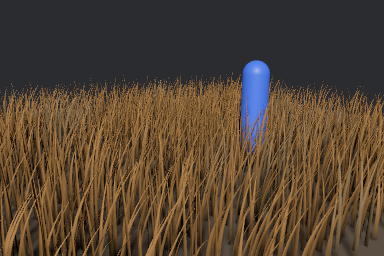
#> input picture plant/crates/procgena_plant_bevy/tests/golden/llvmpipe-mesa-25-2-8-0ubuntu0-24-04-4-llvm-20-1-2-llvmpipe-llvm-20-1-2-256-bits/autumn_tall.png, 384 x 256 px
$ python key_card.py ../../../plant/crates/procgena_plant_bevy/tests/golden/llvmpipe-mesa-25-2-8-0ubuntu0-24-04-4-llvm-20-1-2-llvmpipe-llvm-20-1-2-256-bits/autumn_tall.png ../../../plant/crates/procgena_plant_bevy/tests/golden/llvmpipe-mesa-25-2-8-0ubuntu0-24-04-4-llvm-20-1-2-llvmpipe-llvm-20-1-2-256-bits/autumn_wild.png
#> lines starting #> are read from the running program, lines starting #| are printed output that depends on the picture; after the words box and inside, x2 and y2 are one past the last pixel; in counts of white or black regions, pixels touching at a corner belong together
#!/usr/bin/env python3
"""Turn a photo of reddish stalks on a light background into a stalk card.

Writes <PREFIX>.png and <PREFIX>-normal.png, the "generated" source images
that stalks.txt and stalks.sh expect:

- <PREFIX>.png: a square sRGB image with straight (not premultiplied) alpha.
  The stalks are cut out, standing on the bottom edge and centred
  horizontally. Partly transparent edge pixels take the colour of the nearest
  solid pixel, so the cut-out shows no light fringe from the old background.
- <PREFIX>-normal.png: an OpenGL (+Y) normal map that treats each stalk as a
  rounded tube. Transparent areas face straight out of the card.

The cut-out keys on how much redder than green each pixel is, so it suits
orange or red subjects (such as moss sporophytes) on grey, white or green
backgrounds. Use --crop-bottom to remove ground or moss along the bottom edge,
and --min-area to drop small specks the key leaves behind.

Needs numpy, scipy and Pillow.
Usage: tools/textures/key_card.py INPUT PREFIX [options]; see --help.
"""

import argparse

import numpy as np
from PIL import Image
from scipy import ndimage


def key_alpha(rgb, lo, hi):
    """Opacity from red minus green: lo or less is clear, hi or more is solid."""
#> called with lo = 0.16, hi = 0.31
    redness = rgb[..., 0] - rgb[..., 1]
    return np.clip((redness - lo) / (hi - lo), 0.0, 1.0)
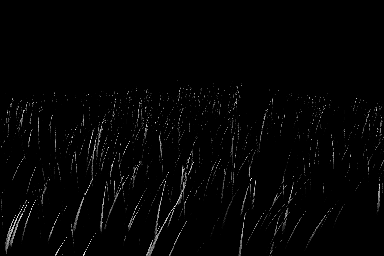
#> returned value: shape (256, 384) float32; min 0, max 0.214, mean 0.00336; drawn with min black and max white


def drop_specks(alpha, min_area):
    """Clear connected areas smaller than min_area pixels, keeping soft edges
    around the areas that remain."""
#> called with min_area = 400
    labels, count = ndimage.label(alpha > 0.5)
#> labels: shape (256, 384) int32; every value is 0
#> count = 0
    if count == 0:
        return alpha
    areas = ndimage.sum_labels(np.ones_like(alpha), labels, index=np.arange(1, count + 1))
    keep = np.isin(labels, np.flatnonzero(areas >= min_area) + 1)
    return alpha * ndimage.binary_dilation(keep, iterations=3)


def decontaminate(rgb, alpha, solid=0.9):
    """Give every pixel below `solid` opacity the colour of the nearest solid
    pixel, removing background colour mixed into the edges."""
#> called with solid = 0.9
    core = alpha >= solid
#> core: shape (256, 384) bool; every value is 0
    if not core.any():
        return rgb
    _, (rows, cols) = ndimage.distance_transform_edt(~core, return_indices=True)
    out = rgb[rows, cols]
    out[core] = rgb[core]
    return out


def frame_square(rgb, alpha, margin):
    """Crop to the visible stalks and pad to a square, with the stalk bases on
    the bottom edge and the stalks centred horizontally."""
#> called with margin = 0.02
    rows = np.flatnonzero((alpha > 0.05).any(axis=1))
#> rows = 171 values from 85 to 255
    cols = np.flatnonzero((alpha > 0.05).any(axis=0))
#> cols = 365 values from 1 to 383
    if rows.size == 0:
        raise SystemExit("nothing left after keying; lower --lo or --hi")
    top, bottom, left, right = rows[0], rows[-1] + 1, cols[0], cols[-1] + 1
#> top = 85; bottom = 256; left = 1; right = 384
    height, width = bottom - top, right - left
#> height = 171; width = 383

    # Leave a margin above and to the sides; the bases touch the bottom edge.
    side = int(round(max(height, width) * (1.0 + 2.0 * margin)))
#> side = 398
    out_rgb = np.zeros((side, side, 3), dtype=rgb.dtype)
    out_alpha = np.zeros((side, side), dtype=alpha.dtype)
    y0, x0 = side - height, (side - width) // 2
#> y0 = 227; x0 = 7
    out_rgb[y0:, x0:x0 + width] = rgb[top:bottom, left:right]
    out_alpha[y0:, x0:x0 + width] = alpha[top:bottom, left:right]

    # Fill the padding with the nearest stalk colour too, so resizing does
    # not darken the edges.
    return decontaminate(out_rgb, out_alpha, solid=0.05), out_alpha
#> call 2 of decontaminate, with solid = 0.05
#> in decontaminate (call 2), `core = alpha >= solid`:
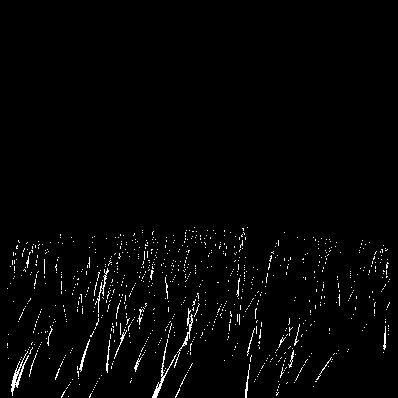
#> core: shape (398, 398) bool; 1.9% white in thin lines or dots, all inside (x1, y1, x2, y2) = (7, 227, 390, 398)
#> in decontaminate (call 2), `_, (rows, cols) = ndimage.distance_transform_edt(~core, return_indices..`:
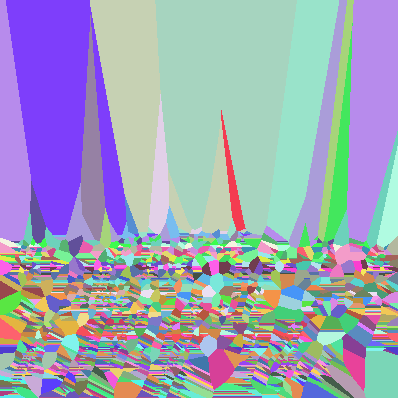
#> rows: shape (398, 398) int32; 171 distinct labels, from 227 to 397; one colour per label, 0 black
#> in decontaminate (call 2), `_, (rows, cols) = ndimage.distance_transform_edt(~core, return_indices..`:
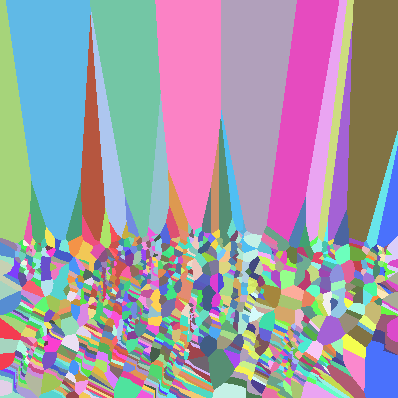
#> cols: shape (398, 398) int32; 365 distinct labels, from 7 to 389; one colour per label, 0 black


def normal_map(alpha, sigma, strength):
    """OpenGL (+Y up) normals from the opacity, treated as a rounded height."""
#> called with sigma = 1.5, strength = 4
    height = ndimage.gaussian_filter(alpha, sigma)
    d_row, d_col = np.gradient(height)
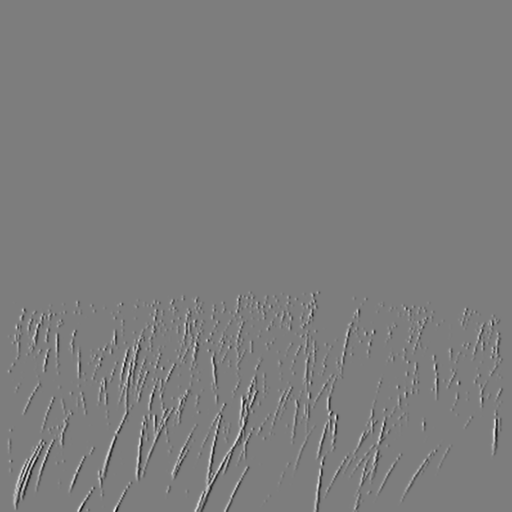
#> d_col: shape (1024, 1024) float32 (shown at 1/2 size); min -0.0371, max 0.0382, mean -2.5e-13; drawn with min black and max white
    # Image rows run downward, so the upward slope is -d_row.
    normal = np.stack([-strength * d_col, strength * d_row, np.ones_like(height)], axis=-1)
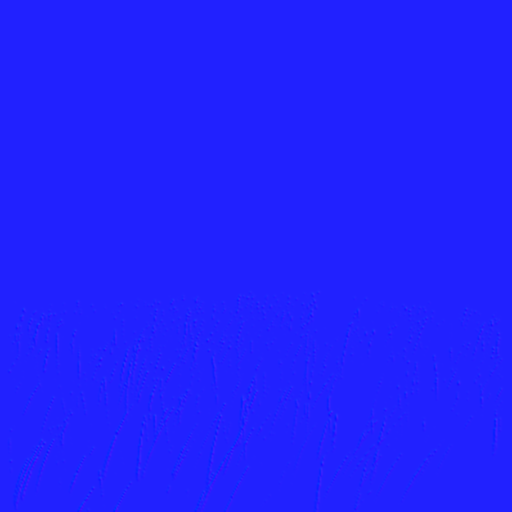
#> normal: shape (1024, 1024, 3) float32 (shown at 1/2 size); mean of channels 0, 1, 2 -4.41e-13, 1.2e-05, 1; drawn with min black and max white
    normal /= np.linalg.norm(normal, axis=-1, keepdims=True)
    return normal * 0.5 + 0.5
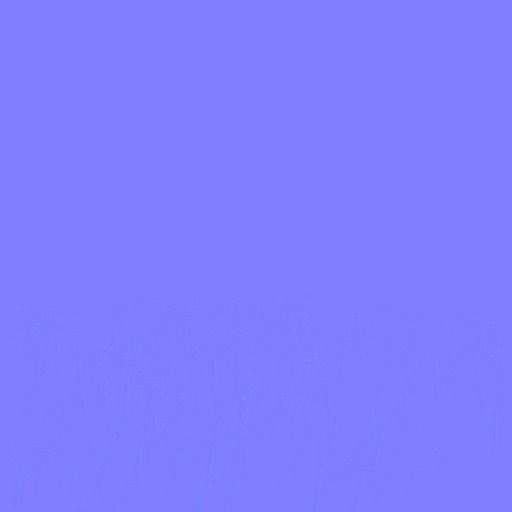
#> returned value: shape (1024, 1024, 3) float32 (shown at 1/2 size); mean of channels 0, 1, 2 0.5, 0.5, 1; drawn as R, G, B


def main():
    parser = argparse.ArgumentParser(description=__doc__.split("\n\n")[0])
    parser.add_argument("input", help="photo to key, any format Pillow reads")
    parser.add_argument("prefix", help="output path without .png")
    parser.add_argument("--lo", type=float, default=0.16,
                        help="red minus green (0-1) at or below which pixels are clear")
    parser.add_argument("--hi", type=float, default=0.31,
                        help="red minus green (0-1) at or above which pixels are solid")
    parser.add_argument("--crop-bottom", type=int, default=0,
                        help="rows to remove from the bottom of the input before keying")
    parser.add_argument("--min-area", type=int, default=400,
                        help="drop solid areas smaller than this many input pixels")
    parser.add_argument("--margin", type=float, default=0.02,
                        help="space above and beside the stalks, as a fraction of the card")
    parser.add_argument("--size", type=int, default=1024, help="output width and height")
    args = parser.parse_args()

    # Key the photo and clean up the cut-out at the input resolution.
    rgb = np.asarray(Image.open(args.input).convert("RGB"), dtype=np.float32) / 255.0
    if args.crop_bottom:
        rgb = rgb[:-args.crop_bottom]
    alpha = drop_specks(key_alpha(rgb, args.lo, args.hi), args.min_area)
    rgb = decontaminate(rgb, alpha)
    rgb, alpha = frame_square(rgb, alpha, args.margin)

    # Resize colour and opacity separately; colour is valid everywhere.
    size = (args.size, args.size)
    color = Image.fromarray((rgb * 255.0 + 0.5).astype(np.uint8)).resize(size, Image.LANCZOS)
    opacity = Image.fromarray((alpha * 255.0 + 0.5).astype(np.uint8)).resize(size, Image.LANCZOS)
    color.putalpha(opacity)
    color.save(f"{args.prefix}.png")

    # Build the normal map at the output resolution.
    out_alpha = np.asarray(opacity, dtype=np.float32) / 255.0
    normal = normal_map(out_alpha, sigma=1.5, strength=4.0)
    Image.fromarray((normal * 255.0 + 0.5).astype(np.uint8)).save(f"{args.prefix}-normal.png")


if __name__ == "__main__":
    main()
